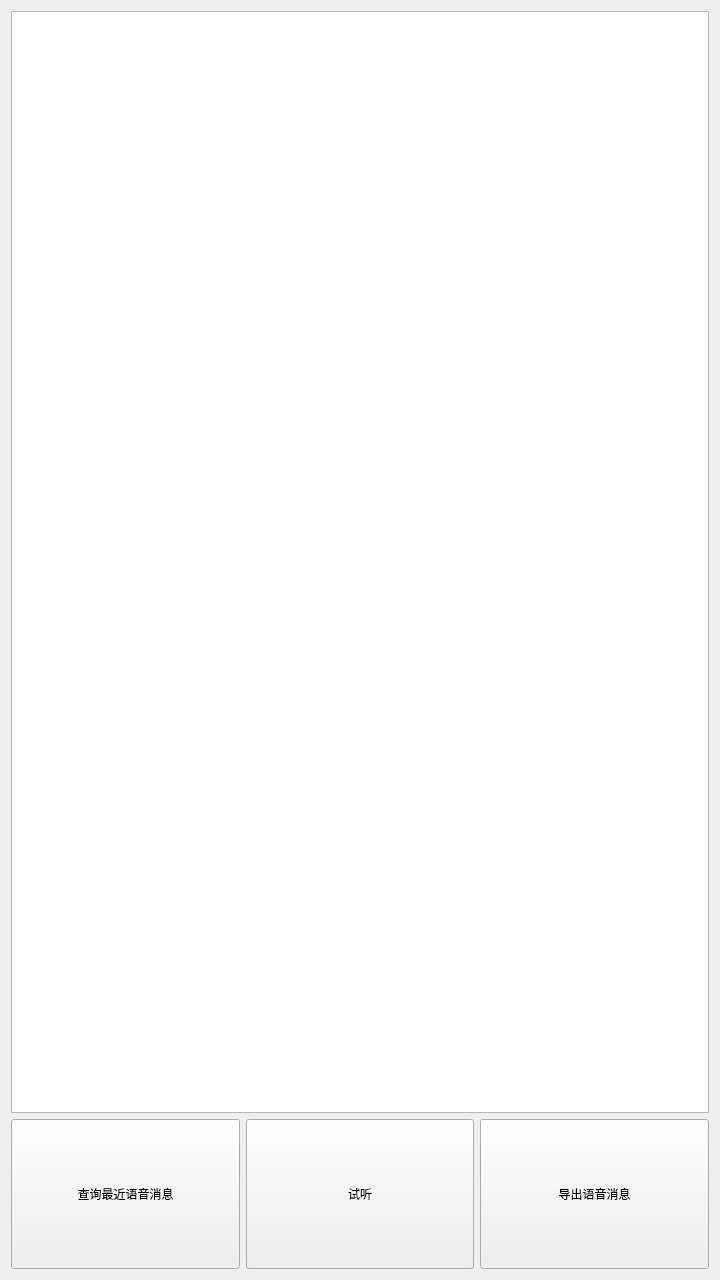
<?xml version="1.0" encoding="UTF-8"?>
<ui version="4.0">
 <class>MainWindow</class>
 <widget class="QMainWindow" name="MainWindow">
  <property name="geometry">
   <rect>
    <x>0</x>
    <y>0</y>
    <width>720</width>
    <height>1280</height>
   </rect>
  </property>
  <property name="windowTitle">
   <string>MainWindow</string>
  </property>
  <widget class="QWidget" name="centralWidget">
   <layout class="QHBoxLayout" name="horizontalLayout_2">
    <item>
     <layout class="QVBoxLayout" name="verticalLayout">
      <item>
       <widget class="QTableView" name="tableView">
        <property name="editTriggers">
         <set>QAbstractItemView::NoEditTriggers</set>
        </property>
        <property name="selectionBehavior">
         <enum>QAbstractItemView::SelectRows</enum>
        </property>
       </widget>
      </item>
      <item>
       <layout class="QHBoxLayout" name="horizontalLayout">
        <item>
         <widget class="QPushButton" name="findFile">
          <property name="minimumSize">
           <size>
            <width>0</width>
            <height>150</height>
           </size>
          </property>
          <property name="text">
           <string>查询最近语音消息</string>
          </property>
         </widget>
        </item>
        <item>
         <widget class="QPushButton" name="listen">
          <property name="minimumSize">
           <size>
            <width>0</width>
            <height>150</height>
           </size>
          </property>
          <property name="text">
           <string>试听</string>
          </property>
         </widget>
        </item>
        <item>
         <widget class="QPushButton" name="copyFIle">
          <property name="minimumSize">
           <size>
            <width>0</width>
            <height>150</height>
           </size>
          </property>
          <property name="text">
           <string>导出语音消息</string>
          </property>
         </widget>
        </item>
       </layout>
      </item>
     </layout>
    </item>
   </layout>
  </widget>
 </widget>
 <layoutdefault spacing="6" margin="11"/>
 <resources/>
 <connections/>
</ui>
